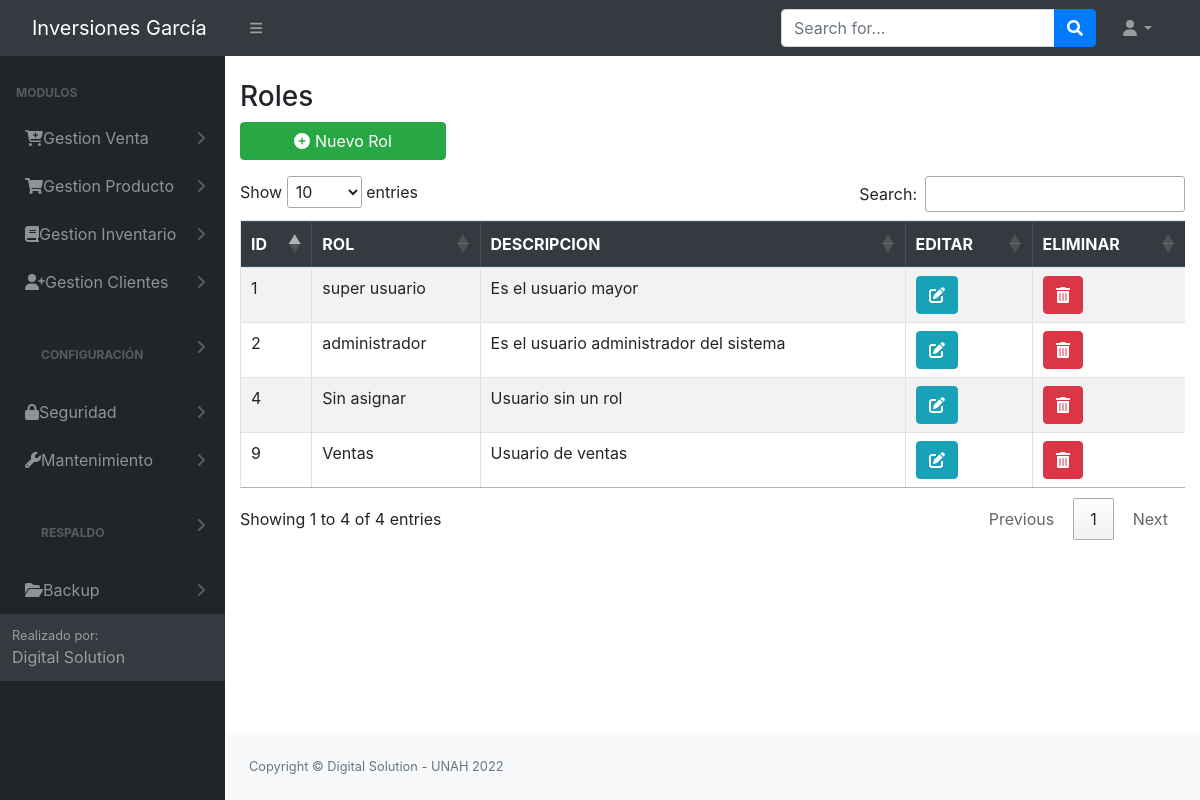
Page /src/Mantenimiento_Roles.php (signed in) on the committed database.
### tables this page shows
CREATE TABLE `tbl_permisos` (
  `id_permiso` int(11) NOT NULL AUTO_INCREMENT,
  `id_rol` int(11) NOT NULL,
  `permiso_insercion` int(11) NOT NULL,
  `permiso_eliminacion` int(11) NOT NULL,
  `permiso_modificar` int(11) NOT NULL,
  `permiso_consultar` int(11) NOT NULL,
  `id_objeto` int(11) NOT NULL,
  `pdf` int(11) NOT NULL,
  PRIMARY KEY (`id_permiso`),
  KEY `id_objeto` (`id_objeto`),
  KEY `id_rol` (`id_rol`)
);

CREATE TABLE `tbl_modulos` (
  `id_objeto` int(11) NOT NULL AUTO_INCREMENT,
  `Objeto` varchar(100) NOT NULL,
  `descripcion_objeto` varchar(30) NOT NULL,
  `id_padre` int(11) NOT NULL,
  `URL` varchar(100) NOT NULL,
  PRIMARY KEY (`id_objeto`)
);

CREATE TABLE `tbl_roles` (
  `id_rol` int(11) NOT NULL AUTO_INCREMENT,
  `rol` text NOT NULL,
  `descripcion` text DEFAULT NULL,
  PRIMARY KEY (`id_rol`)
);

### config/conex.php (called while the page is built, shortened)
<?php
     function getConexion()
    {
        $db = new PDO('mysql:host=localhost:3306;dbname=bd_inversiones_garcia', 'root', '');
        return $db;
    }
?>

### controladores/controlador_roles.php (called while the page is built, shortened)
<?php
include_once '../modelos/modelo_roles.php';
function mostrarRoles()
{
    $modeloRol = new rol();
    $resultado = $modeloRol->get_rol();
    return $resultado;
}

### modelos/modelo_roles.php (called while the page is built, shortened)
<?php
class rol
{
    private $db;
    private $rol;
    public function __construct()
    {
        $this->db = getConexion();
        $this->rol = array();
    }
    private function setNames()
    {
        return $this->db->query("SET NAMES 'utf8'");
    }
    public function get_rol(){
        $this->db = getConexion();
        self::setNames();
        $sql = "SELECT * FROM tbl_roles";
        $resultado = $this->db->query($sql);
        foreach ($resultado as $resp) {
            $this->rol[] = $resp;
        }
        return $this->rol;
        $this->db = null;
    }
}
?>

### src/Mantenimiento_Roles.php (the view, shortened to what this page needs)
<?php
include_once "../Login/header.php";
include_once '../controladores/controlador_roles.php';
$id = $_SESSION['rol'];
$sql = mysqli_query($conn, "SELECT * FROM tbl_permisos where ID_OBJETO = 28 and ID_ROL = '$id'");
$row = mysqli_fetch_array($sql);
$insertar = $row['permiso_insercion'];
$modificar = $row['permiso_modificar'];
$eliminar = $row['permiso_eliminacion'];
?>
<div class="container-fluid">
    <div class="page-title">
        <div class="title_left">
            <h3>Roles</h3>
        </div>
        <div class="title_right">
            <div class="col-md-3 col-sm-3 form-group row pull-right top_search">
            <?php
            if ($insertar == 1) { ?>
                <button onclick="window.location.href='../src/nuevo_roles.php'" class="btn  btn-round btn-success"><i class="fa-solid fa-circle-plus"></i> Nuevo Rol</button>
                <?php } ?>
            </div>
        </div>
    </div>
    <div class="row">
        <div class="col-lg-12">
            <div class="table-responsive">
                <table class="table table-striped table-bordered" id="table">
                    <thead class="thead-dark">
                        <tr>
                            <th>ID</th>
                            <th>ROL</th>
                            <th>DESCRIPCION</th>
                            <?php if ($modificar == 1) { ?>
                            <th>EDITAR</th>
                            <?php } ?>
                            <?php if ($eliminar == 1) { ?>
                            <th>ELIMINAR</th>
                            <?php } ?>
                        </tr>
                    </thead>
                    <tbody>
                        <?php
                        $resultado = mostrarRoles();
                        foreach ($resultado as $rol) {
                            echo "<tr>";
                            echo "<td>" . $rol['id_rol'] . "</td>";
                            echo "<td>" . $rol['rol'] . "</td>";
                            echo "<td>" . $rol['descripcion'] . "</td>";
                            if ($modificar == 1) {
                              echo "<th><a href='../src/editar_roles.php?id=" . base64_encode($rol['id_rol']) . "'> <i class='btn btn-round btn-info'><i class='fa-solid fa-pen-to-square'></i></a></th>";
                            }
                            if ($eliminar == 1) {
                            echo "<td><button class ='btn btn-round btn-danger' onclick='eliminar(" . $rol['id_rol'] . ")'><i class='fas fa-trash-alt'></i></button></td>";
                            }
                            echo "</tr>";
                        }
                        ?>
                    </tbody>
                </table>
            </div>
        </div>
    </div>
</div>
<?php include_once "../Login/footer.php"; ?>

### Login/header.php (shortened to what this page needs)
<?php
include '../config/conn.php';
?>
<!DOCTYPE html>
<html lang="en">
    <head>
        <link href="https://cdn.jsdelivr.net/npm/simple-datatables@latest/dist/style.css" rel="stylesheet" />
        <link href="../dist/css/styles.css" rel="stylesheet" />
        <link rel="stylesheet" href="../Login/vendors/x/dist/notiflix-3.2.5.min.css" />
        <link rel="stylesheet" href="https://cdnjs.cloudflare.com/ajax/libs/twitter-bootstrap/4.1.3/css/bootstrap.css">
        <link rel="stylesheet" href="https://cdn.datatables.net/1.10.20/css/dataTables.bootstrap4.min.css">
        <link rel="stylesheet" type="text/css" href="assets/css/main.css">
        <link rel="stylesheet" type="text/css" href="assets/css/style.css">
        <link href="https://cdn.jsdelivr.net/npm/bootstrap@5.1.3/dist/css/bootstrap.min.css" rel="stylesheet">
        <link href="../dist/css/contenedor.css" rel="stylesheet" />
        <link href="../Login/vendors/bootstrap/dist/css/bootstrap.min.css" rel="stylesheet">
        <link rel="stylesheet" href="../Login/vendors/notiflix/dist/notiflix-3.2.5.min.css" />
        <link rel="stylesheet" href="https://cdnjs.cloudflare.com/ajax/libs/font-awesome/5.7.2/css/all.min.css" />
        <link rel="stylesheet" href="https://cdnjs.cloudflare.com/ajax/libs/simple-line-icons/2.4.1/css/simple-line-icons.css" />
        <link rel="stylesheet" href="https://cdn.datatables.net/1.10.19/css/jquery.dataTables.min.css" />
        <link rel="stylesheet" href="https://cdn.datatables.net/buttons/1.5.6/css/buttons.dataTables.min.css" />
    </head>
    <body class="sb-nav-fixed">
        <nav class="sb-topnav navbar navbar-expand navbar-dark bg-dark">
            <a class="navbar-brand ps-3" id="titulo_menu" href="../dist/home.php">  Inversiones García  </a>
            <button class="btn btn-link btn-sm order-1 order-lg-0 me-4 me-lg-0" id="sidebarToggle" href="#!"><i class="fas fa-bars"></i></button>
            <form class="d-none d-md-inline-block form-inline ms-auto me-0 me-md-3 my-2 my-md-0">
                <div class="input-group">
                    <input class="form-control" type="text" placeholder="Search for..." aria-label="Search for..." aria-describedby="btnNavbarSearch" />
                    <button class="btn btn-primary" id="btnNavbarSearch" type="button"><i class="fas fa-search"></i></button>
                </div>
            </form>
            <ul class="navbar-nav ms-auto ms-md-0 me-3 me-lg-4">
                <li class="nav-item dropdown">
                    <a class="nav-link dropdown-toggle" id="navbarDropdown" href="#" role="button" data-bs-toggle="dropdown" aria-expanded="false"><i class="fas fa-user fa-fw"></i></a>
                </li>
            </ul>
        </nav>
        <div id="layoutSidenav">
            <div id="layoutSidenav_nav">
                <nav class="sb-sidenav accordion sb-sidenav-dark" id="sidenavAccordion">
                    <div class="sb-sidenav-menu">
                        <div class="nav">
                            <div class="sb-sidenav-menu-heading">Modulos</div>
                            <?php
                            $rol = $_SESSION['rol'];
                            $result = mysqli_query($conn, "select * from tbl_modulos tm inner join tbl_permisos tp ON tm.ID_OBJETO = tp.ID_OBJETO where tm.ID_PADRE = 0 and tp.permiso_consultar = 1 and tp.ID_ROL = '$rol'"); ?>
                            <?php foreach ($result as $i) : ?>
                                <a class="nav-link collapsed" href="#" data-bs-toggle="collapse" data-bs-target="#pagesCollapsePersonas<?= $i['id_objeto'] ?>" aria-expanded="false" aria-controls="pagesCollapseError">
                                    &nbsp;&nbsp;<?= $i['Objeto'] ?>
                                    <div class="sb-sidenav-collapse-arrow"><i class="fas fa-angle-down"></i></div>
                                </a>
                            <?php endforeach; ?>
                    </div>
                    <div class="sb-sidenav-footer">
                        <div class="small">Realizado por:</div>
                        Digital Solution
                    </div>
                </nav>
            </div>
            <div id="layoutSidenav_content"> <br>

### src/assets/css/style.css (style rules this page uses)
.row { display: -webkit-box; display: -ms-flexbox; display: flex; -ms-flex-wrap: wrap; flex-wrap: wrap; margin-right: -5px; margin-left: -5px; }

### rows in the picture
tbl_permisos: id_objeto.Objeto "Gestion Venta"
tbl_permisos: id_objeto.Objeto "Gestion Producto"
tbl_permisos: id_objeto.Objeto "Gestion Inventario"
tbl_permisos: id_objeto.Objeto "Gestion Clientes"
tbl_permisos: id_objeto.Objeto "CONFIGURACIÓN"
tbl_permisos: id_objeto.Objeto "Seguridad"
tbl_permisos: id_objeto.Objeto "Mantenimiento"
tbl_permisos: id_objeto.Objeto "RESPALDO"
tbl_permisos: id_objeto.Objeto "Backup"
tbl_roles: id_rol "1", rol "super usuario", descripcion "Es el usuario mayor"
tbl_roles: id_rol "2", rol "administrador", descripcion "Es el usuario administrador del sistema"
tbl_roles: id_rol "4", rol "Sin asignar", descripcion "Usuario sin un rol"
tbl_roles: id_rol "9", rol "Ventas", descripcion "Usuario de ventas"
